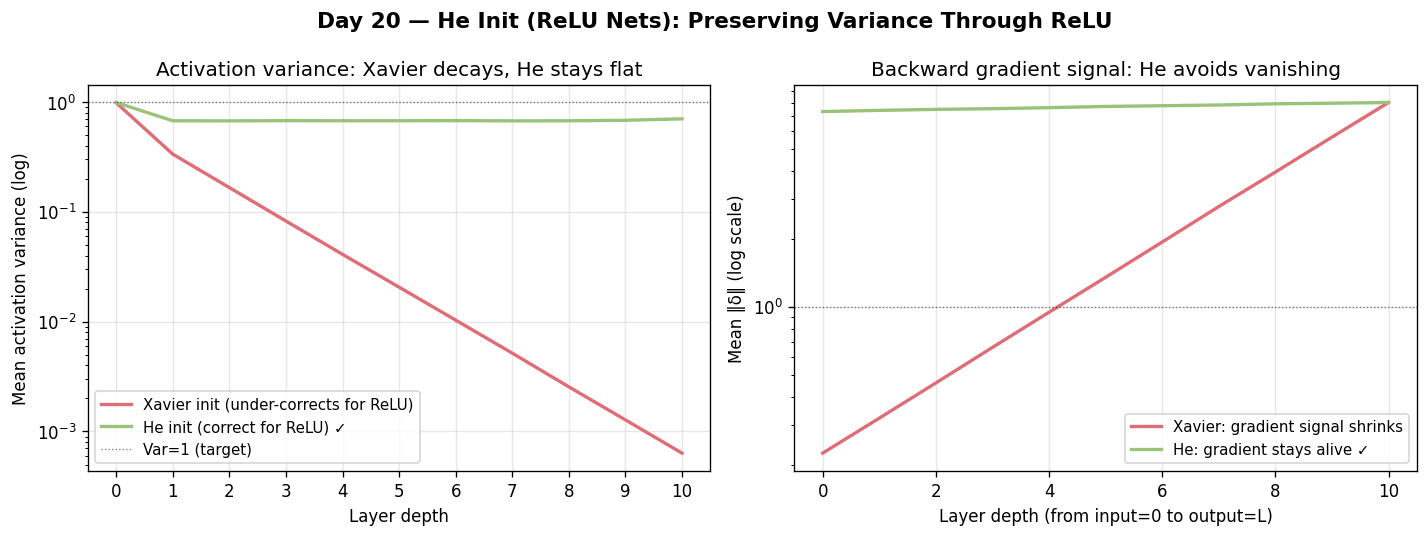

Python code for this plot:
import numpy as np
import matplotlib.pyplot as plt

np.random.seed(42)

n_layers = 10
n_units  = 64

def propagate_variance(n_layers, n_units, init_fn, activation_fn, d_activation_fn=None, n_trials=2000):
    """Track forward activation variance and backward gradient variance."""
    act_vars, grad_norms = [], []
    for _ in range(n_trials):
        x = np.random.randn(n_units)
        zs, acts = [x], [x]
        Ws = []
        for l in range(n_layers):
            W = init_fn(n_units)
            Ws.append(W)
            z = W @ acts[-1]
            zs.append(z)
            acts.append(activation_fn(z))
        act_vars.append([np.var(a) for a in acts])
        # backward: track delta norms
        delta = np.ones(n_units)
        g_norms = [np.linalg.norm(delta)]
        for l in range(n_layers - 1, -1, -1):
            d_act = d_activation_fn(zs[l+1]) if d_activation_fn else np.ones(n_units)
            delta = (Ws[l].T @ delta) * d_act
            g_norms.insert(0, np.linalg.norm(delta))
        grad_norms.append(g_norms)
    return np.array(act_vars).mean(0), np.array(grad_norms).mean(0)

relu  = lambda z: np.maximum(0, z)
d_relu = lambda z: (z > 0).astype(float)
xavier_init = lambda n: np.random.randn(n, n) * np.sqrt(2.0 / (n + n))
he_init     = lambda n: np.random.randn(n, n) * np.sqrt(2.0 / n)

act_xavier, grad_xavier = propagate_variance(n_layers, n_units, xavier_init, relu, d_relu)
act_he,     grad_he     = propagate_variance(n_layers, n_units, he_init,     relu, d_relu)

fig, axes = plt.subplots(1, 2, figsize=(12, 4.5))
fig.suptitle("Day 20 — He Init (ReLU Nets): Preserving Variance Through ReLU", fontsize=13, fontweight="bold")

ax = axes[0]
ax.semilogy(act_xavier, color="#e06c75", linewidth=2, label="Xavier init (under-corrects for ReLU)")
ax.semilogy(act_he,     color="#98c379", linewidth=2, label="He init (correct for ReLU) ✓")
ax.axhline(1.0, color="k", linewidth=0.8, linestyle=":", alpha=0.5, label="Var=1 (target)")
ax.set_xlabel("Layer depth"); ax.set_ylabel("Mean activation variance (log)")
ax.set_title("Activation variance: Xavier decays, He stays flat")
ax.legend(fontsize=9); ax.grid(True, alpha=0.3)
ax.set_xticks(range(n_layers + 1))

ax2 = axes[1]
ax2.semilogy(grad_xavier, color="#e06c75", linewidth=2, label="Xavier: gradient signal shrinks")
ax2.semilogy(grad_he,     color="#98c379", linewidth=2, label="He: gradient stays alive ✓")
ax2.axhline(1.0, color="k", linewidth=0.8, linestyle=":", alpha=0.5)
ax2.set_xlabel("Layer depth (from input=0 to output=L)")
ax2.set_ylabel("Mean ‖δ‖ (log scale)")
ax2.set_title("Backward gradient signal: He avoids vanishing")
ax2.legend(fontsize=9); ax2.grid(True, alpha=0.3)

plt.tight_layout()
plt.savefig("graph_DAY_20.png", dpi=120, bbox_inches="tight")
print("graph_DAY_20.png saved")
